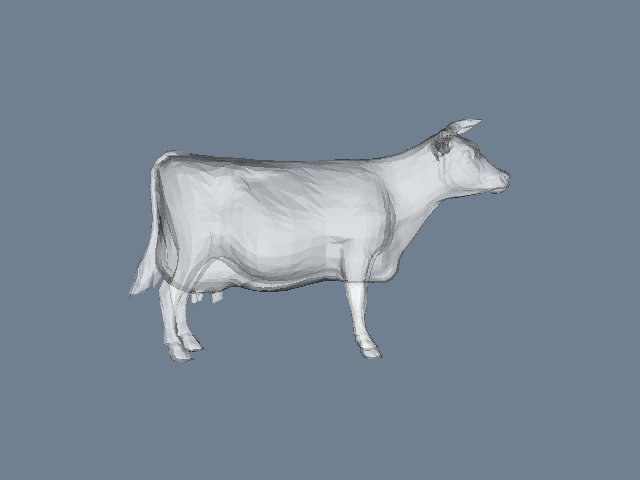

Reproduce this figure in Python.
#!/usr/bin/env python

# Check whether a polydata surface is closed by detecting boundary edges
# with vtkFeatureEdges.  Reads cow.vtp and displays any open edges in red.

import os
from pathlib import Path

# Factory overrides: importing these modules registers the OpenGL rendering
# and interaction style implementations for vtkRenderingCore factory classes.
import vtkmodules.vtkInteractionStyle  # noqa: F401
import vtkmodules.vtkRenderingOpenGL2  # noqa: F401
# VTK pipeline classes used in this example
from vtkmodules.vtkFiltersCore import vtkFeatureEdges
from vtkmodules.vtkIOXML import vtkXMLPolyDataReader
from vtkmodules.vtkRenderingCore import (
    vtkActor,
    vtkPolyDataMapper,
    vtkRenderWindow,
    vtkRenderWindowInteractor,
    vtkRenderer,
)

# Colors (normalized RGB)
slate_gray_rgb = (0.439, 0.502, 0.565)

# Data file
data_dir = Path(os.environ.get("VPE_DATA_DIR", Path(__file__).parent))
cow_file = str(data_dir / "cow.vtp")

# Reader: load the cow mesh
reader = vtkXMLPolyDataReader()
reader.SetFileName(cow_file)
reader.Update()

# Filter: detect boundary (open) edges only
feature_edges = vtkFeatureEdges()
feature_edges.SetInputConnection(reader.GetOutputPort())
feature_edges.BoundaryEdgesOn()
feature_edges.FeatureEdgesOff()
feature_edges.ManifoldEdgesOff()
feature_edges.NonManifoldEdgesOff()
feature_edges.Update()

num_open_edges = feature_edges.GetOutput().GetNumberOfCells()
if num_open_edges > 0:
    print(f"Surface is NOT closed ({num_open_edges} boundary edges)")
else:
    print("Surface is closed")

# Mapper & Actor: map boundary edges to graphics primitives
edge_mapper = vtkPolyDataMapper()
edge_mapper.SetInputConnection(feature_edges.GetOutputPort())

edge_actor = vtkActor()
edge_actor.SetMapper(edge_mapper)

# Mapper & Actor: map translucent surface to graphics primitives
surface_mapper = vtkPolyDataMapper()
surface_mapper.SetInputConnection(reader.GetOutputPort())

surface_actor = vtkActor()
surface_actor.SetMapper(surface_mapper)
surface_actor.GetProperty().SetOpacity(0.5)

# Renderer: assemble the scene
renderer = vtkRenderer()
renderer.AddActor(edge_actor)
renderer.AddActor(surface_actor)
renderer.SetBackground(slate_gray_rgb)

# Window: display the rendered scene
render_window = vtkRenderWindow()
render_window.AddRenderer(renderer)
render_window.SetWindowName("closed surface")
render_window.SetMultiSamples(0)
render_window.SetSize(640, 480)

# Interactor: handle mouse and keyboard events
render_window_interactor = vtkRenderWindowInteractor()
render_window_interactor.SetRenderWindow(render_window)

# Launch the interactive visualization
render_window.Render()
render_window_interactor.Start()
